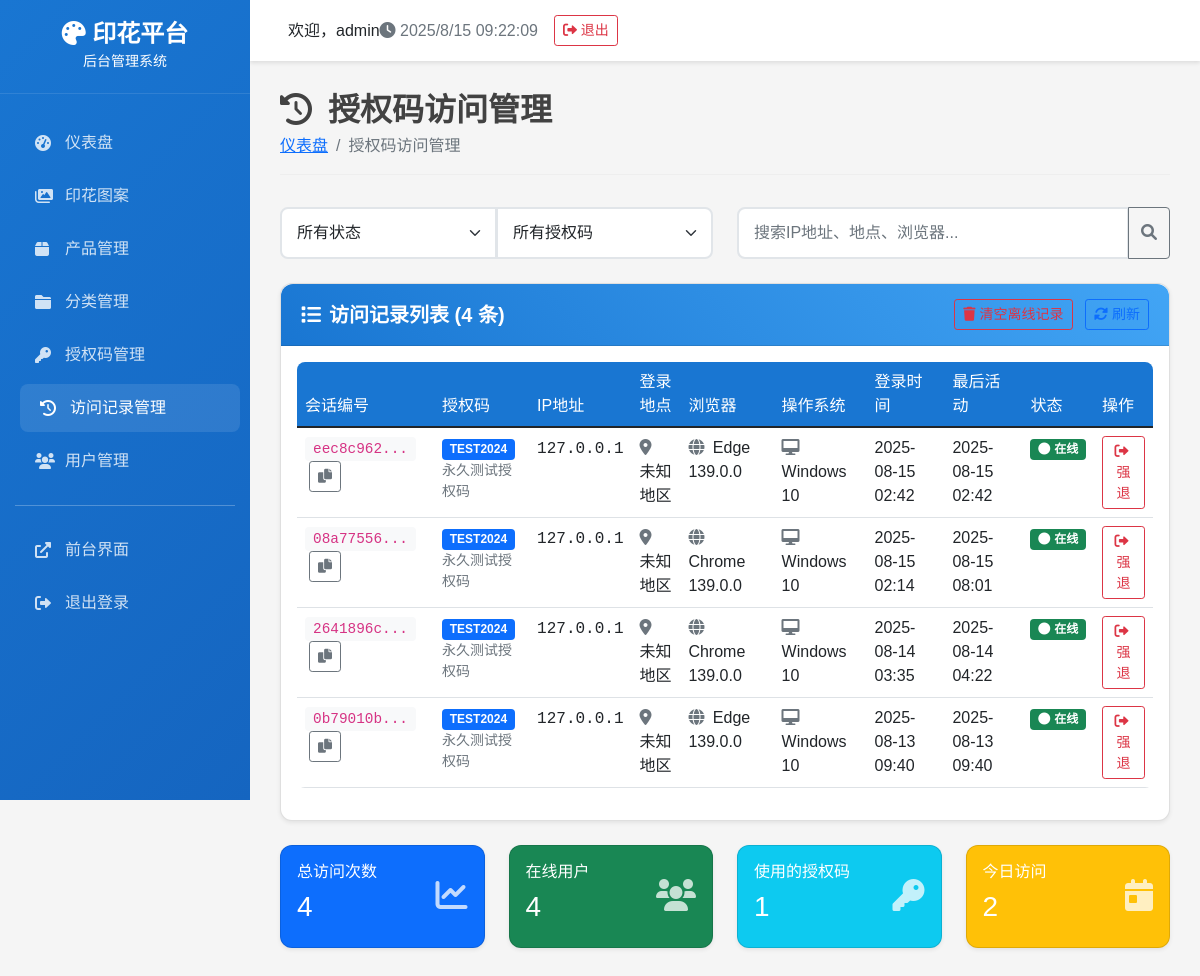
Before: /access-logs (signed in) with the older database file.
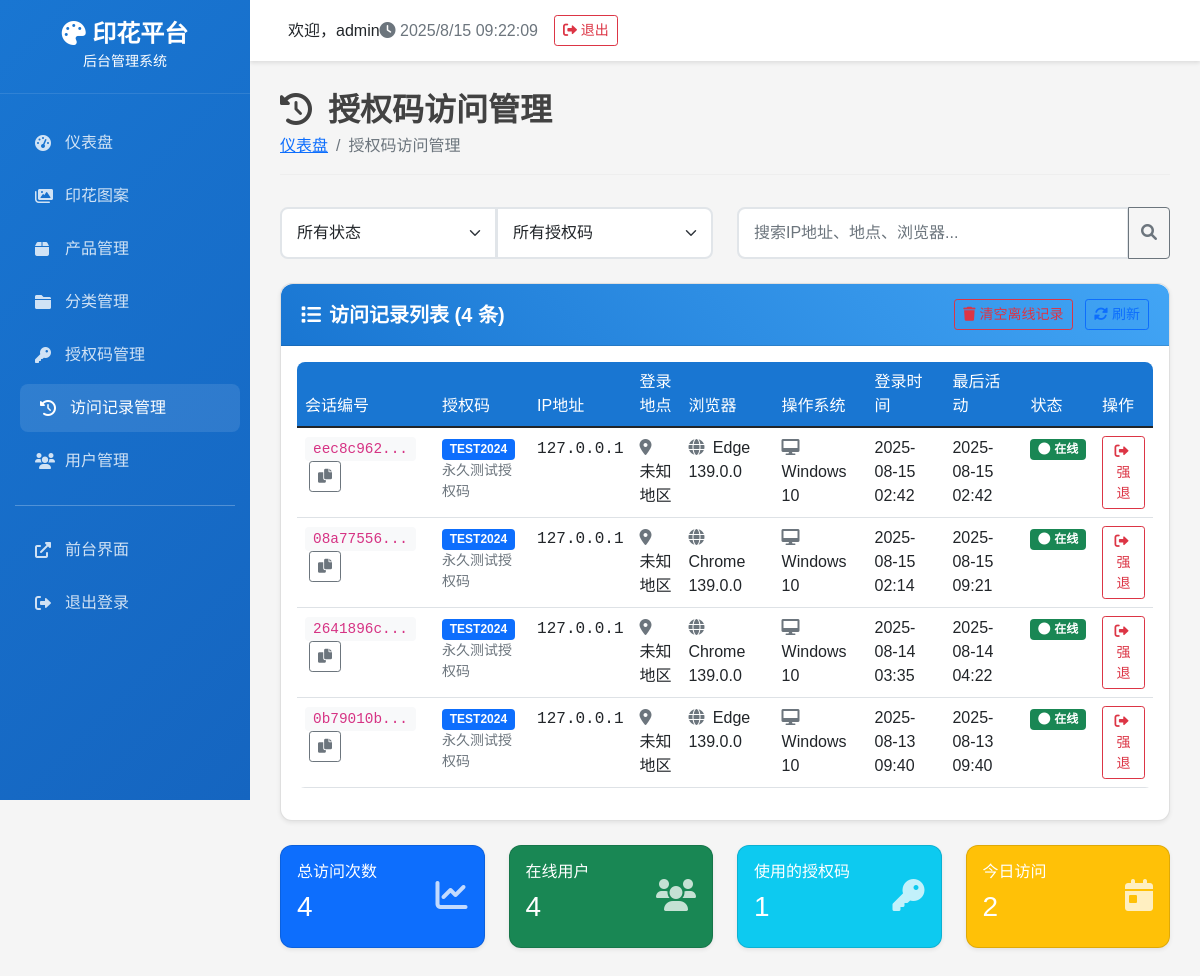
After: the same page with the newer database file.
### tables this page shows
CREATE TABLE access_logs (
        id INTEGER PRIMARY KEY AUTOINCREMENT,
        session_id TEXT NOT NULL,
        access_code TEXT NOT NULL,
        ip_address TEXT,
        location TEXT,
        browser TEXT,
        operating_system TEXT,
        login_time DATETIME DEFAULT CURRENT_TIMESTAMP,
        last_activity DATETIME DEFAULT CURRENT_TIMESTAMP,
        is_active BOOLEAN DEFAULT 1,
        logout_time DATETIME,
        FOREIGN KEY (access_code) REFERENCES access_codes (code)
    );

CREATE TABLE access_codes (
            id INTEGER PRIMARY KEY AUTOINCREMENT,
            code TEXT NOT NULL UNIQUE,
            description TEXT,
            start_date DATETIME,
            end_date DATETIME,
            is_active BOOLEAN DEFAULT 1,
            created_time DATETIME DEFAULT CURRENT_TIMESTAMP,
            usage_count INTEGER DEFAULT 0
        , expires_at DATETIME, max_uses INTEGER, used_count INTEGER DEFAULT 0);

### admin_app.py (the view)
    def decorated_function(*args, **kwargs):
        if 'admin_user_id' not in session:
            return redirect(url_for('login'))
        return f(*args, **kwargs)

### templates/admin/access_logs.html (shortened to what this page needs)
{% extends "admin/base.html" %}
{% block content %}
<div class="page-header">
    <h1><i class="fas fa-history me-3"></i>授权码访问管理</h1>
    <nav aria-label="breadcrumb">
        <ol class="breadcrumb">
            <li class="breadcrumb-item"><a href="{{ url_for('index') }}">仪表盘</a></li>
            <li class="breadcrumb-item active">授权码访问管理</li>
        </ol>
    </nav>
</div>
<div class="row mb-4">
    <div class="col-md-6">
        <div class="input-group">
            <select class="form-select" id="statusFilter">
                <option value="">所有状态</option>
            </select>
            <select class="form-select" id="codeFilter">
                <option value="">所有授权码</option>
                {% set unique_codes = [] %}
            </select>
        </div>
    </div>
    <div class="col-md-6">
        <div class="input-group">
            <input type="text" class="form-control" id="searchInput" placeholder="搜索IP地址、地点、浏览器...">
            <button class="btn btn-outline-secondary" type="button">
                <i class="fas fa-search"></i>
            </button>
        </div>
    </div>
</div>
<div class="card">
    <div class="card-header d-flex justify-content-between align-items-center">
        <h5><i class="fas fa-list me-2"></i>访问记录列表 ({{ access_logs|length }} 条)</h5>
        <div>
            <button class="btn btn-outline-danger btn-sm me-2" onclick="clearOfflineLogs()">
                <i class="fas fa-trash me-1"></i>清空离线记录
            </button>
            <button class="btn btn-outline-primary btn-sm" onclick="refreshLogs()">
                <i class="fas fa-sync-alt me-1"></i>刷新
            </button>
        </div>
    </div>
    <div class="card-body">
        {% if access_logs %}
        <div class="table-responsive">
            <table class="table table-hover">
                <thead>
                    <tr>
                        <th>会话编号</th>
                        <th>授权码</th>
                        <th>IP地址</th>
                        <th>登录地点</th>
                        <th>浏览器</th>
                        <th>操作系统</th>
                        <th>登录时间</th>
                        <th>最后活动</th>
                        <th>状态</th>
                        <th>操作</th>
                    </tr>
                </thead>
                <tbody id="logsTable">
                    {% for log in access_logs %}
                    <tr class="log-item" data-code="{{ log.access_code|lower }}" data-status="{{ log.is_active }}" data-search="{{ (log.ip_address + ' ' + log.location + ' ' + log.browser + ' ' + log.operating_system)|lower }}">
                        <td>
                            <code class="bg-light px-2 py-1 rounded">{{ log.session_id[:8] }}...</code>
                            <button class="btn btn-sm btn-outline-secondary ms-1" onclick="copyToClipboard('{{ log.session_id }}')">
                                <i class="fas fa-copy"></i>
                            </button>
                        </td>
                        <td>
                            <span class="badge bg-primary">{{ log.access_code }}</span>
                            {% if log.code_description %}
                                <small class="text-muted d-block">{{ log.code_description }}</small>
                            {% endif %}
                        </td>
                        <td>
                            <span class="text-monospace">{{ log.ip_address or '未知' }}</span>
                        </td>
                        <td>
                            <i class="fas fa-map-marker-alt text-muted me-1"></i>
                            {{ log.location or '未知地区' }}
                        </td>
                        <td>
                            <i class="fas fa-globe text-muted me-1"></i>
                            {{ log.browser or '未知浏览器' }}
                        </td>
                        <td>
                            <i class="fas fa-desktop text-muted me-1"></i>
                            {{ log.operating_system or '未知系统' }}
                        </td>
                        <td>
                            {% if log.login_time %}
                                {% if log.login_time is string %}
                                    {{ log.login_time[:16] }}
                                {% else %}
                                    {{ log.login_time.strftime('%Y-%m-%d %H:%M') }}
                                {% endif %}
                            {% else %}
                                未知
                            {% endif %}
                        </td>
                        <td>
                            {% if log.last_activity %}
                                {% if log.last_activity is string %}
                                    {{ log.last_activity[:16] }}
                                {% else %}
                                    {{ log.last_activity.strftime('%Y-%m-%d %H:%M') }}
                                {% endif %}
                            {% else %}
                                未知
                            {% endif %}
                        </td>
                        <td>
                            {% if log.is_active %}
                                <span class="badge bg-success">
                                    <i class="fas fa-circle me-1"></i>在线
                                </span>
                            {% endif %}
                        </td>
                        <td>
                            {% if log.is_active %}
                                <button class="btn btn-sm btn-outline-danger" onclick="forceLogout({{ log.id }})">
                                    <i class="fas fa-sign-out-alt me-1"></i>强退
                                </button>
                            {% else %}
                                <span class="text-muted">已离线</span>
                            {% endif %}
                        </td>
                    </tr>
                    {% endfor %}
                </tbody>
            </table>
        </div>
        {% else %}
        <div class="text-center py-5">
            <i class="fas fa-history fa-3x text-muted mb-3"></i>
            <h5 class="text-muted">暂无访问记录</h5>
            <p class="text-muted">当用户通过授权码登录时，访问记录将显示在这里</p>
        </div>
        {% endif %}
    </div>
</div>
<div class="row mt-4">
    <div class="col-md-3">
        <div class="card bg-primary text-white">
            <div class="card-body">
                <div class="d-flex justify-content-between">
                    <div>
                        <h6 class="card-title">总访问次数</h6>
                        <h3>{{ access_logs|length }}</h3>
                    </div>
                    <div class="align-self-center">
                        <i class="fas fa-chart-line fa-2x opacity-75"></i>
                    </div>
                </div>
            </div>
        </div>
    </div>
    <div class="col-md-3">
        <div class="card bg-success text-white">
            <div class="card-body">
                <div class="d-flex justify-content-between">
                    <div>
                        <h6 class="card-title">在线用户</h6>
                        <h3 id="onlineCount">0</h3>
                    </div>
                    <div class="align-self-center">
                        <i class="fas fa-users fa-2x opacity-75"></i>
                    </div>
                </div>
            </div>
        </div>
    </div>
    <div class="col-md-3">
        <div class="card bg-info text-white">
            <div class="card-body">
                <div class="d-flex justify-content-between">
                    <div>
                        <h6 class="card-title">使用的授权码</h6>
                        <h3 id="uniqueCodesCount">0</h3>
                    </div>
                    <div class="align-self-center">
                        <i class="fas fa-key fa-2x opacity-75"></i>
                    </div>
                </div>
            </div>
        </div>
    </div>
    <div class="col-md-3">
        <div class="card bg-warning text-white">
            <div class="card-body">
                <div class="d-flex justify-content-between">
                    <div>
                        <h6 class="card-title">今日访问</h6>
                        <h3 id="todayCount">0</h3>
                    </div>
                    <div class="align-self-center">
                        <i class="fas fa-calendar-day fa-2x opacity-75"></i>
                    </div>
                </div>
            </div>
        </div>
    </div>
</div>
{% endblock %}

### templates/admin/base.html (shortened to what this page needs)
<!DOCTYPE html>
<html lang="zh-CN">
<head>
    <link href="https://cdn.jsdelivr.net/npm/bootstrap@5.1.3/dist/css/bootstrap.min.css" rel="stylesheet">
    <link href="https://cdnjs.cloudflare.com/ajax/libs/font-awesome/6.0.0/css/all.min.css" rel="stylesheet">
</head>
<body>
    <div class="sidebar">
        <div class="logo">
            <h4><i class="fas fa-palette"></i> 印花平台</h4>
            <small>后台管理系统</small>
        </div>
        <nav class="nav-menu">
            <div class="nav-item">
                    <a href="{{ url_for('index') }}" class="nav-link {% if request.endpoint == 'index' %}active{% endif %}">
                    <i class="fas fa-tachometer-alt"></i>
                    <span>仪表盘</span>
                </a>
            </div>
            <div class="nav-item">
                <a href="{{ url_for('patterns') }}" class="nav-link {% if request.endpoint == 'patterns' %}active{% endif %}">
                    <i class="fas fa-images"></i>
                    印花图案
                </a>
            </div>
            <div class="nav-item">
                <a href="{{ url_for('products') }}" class="nav-link {% if request.endpoint == 'products' %}active{% endif %}">
                    <i class="fas fa-box"></i>
                    产品管理
                </a>
            </div>
            <div class="nav-item">
                <a href="{{ url_for('categories') }}" class="nav-link {% if request.endpoint == 'categories' %}active{% endif %}">
                    <i class="fas fa-folder"></i>
                    分类管理
                </a>
            </div>
            <div class="nav-item">
                <a href="{{ url_for('access_codes') }}" class="nav-link {% if request.endpoint == 'access_codes' %}active{% endif %}">
                    <i class="fas fa-key"></i>
                    授权码管理
                </a>
            </div>
            <div class="nav-item">
                <a href="{{ url_for('access_logs') }}" class="nav-link {% if request.endpoint == 'access_logs' %}active{% endif %}">
                    <i class="fas fa-history"></i>
                    访问记录管理
                </a>
            </div>
            <div class="nav-item">
                <a href="{{ url_for('users') }}" class="nav-link {% if request.endpoint == 'users' %}active{% endif %}">
                    <i class="fas fa-users"></i>
                    用户管理
                </a>
            </div>
            <hr style="border-color: rgba(255,255,255,0.1); margin: 20px 15px;">
            <div class="nav-item">
                <a href="http://localhost:5000" class="nav-link" target="_blank">
                    <i class="fas fa-external-link-alt"></i>
                    <span>前台界面</span>
                </a>
            </div>
            <div class="nav-item">
                <a href="{{ url_for('logout') }}" class="nav-link">
                    <i class="fas fa-sign-out-alt"></i>
                    <span>退出登录</span>
                </a>
            </div>
        </nav>
    </div>
    <div class="main-content">
        <div class="top-navbar">
            <div class="d-flex align-items-center">
                <span class="ms-2">欢迎，{{ session.admin_username or 'Admin' }}</span>
            </div>
            <div class="d-flex align-items-center">
                <span class="text-muted me-3">
                    <i class="fas fa-clock"></i>
                    <span id="current-time"></span>
                </span>
                <a href="{{ url_for('logout') }}" class="btn btn-outline-danger btn-sm">
                    <i class="fas fa-sign-out-alt"></i> 退出
                </a>
            </div>
        </div>
        <div class="content-area">
            {% block content %}{% endblock %}
        </div>
    </div>
</body>
</html>

Changed rows visible on the page:
changed access_logs (number 2 of 4 on the later page): last_activity "2025-08-15 08:01" → "2025-08-15 09:21"
